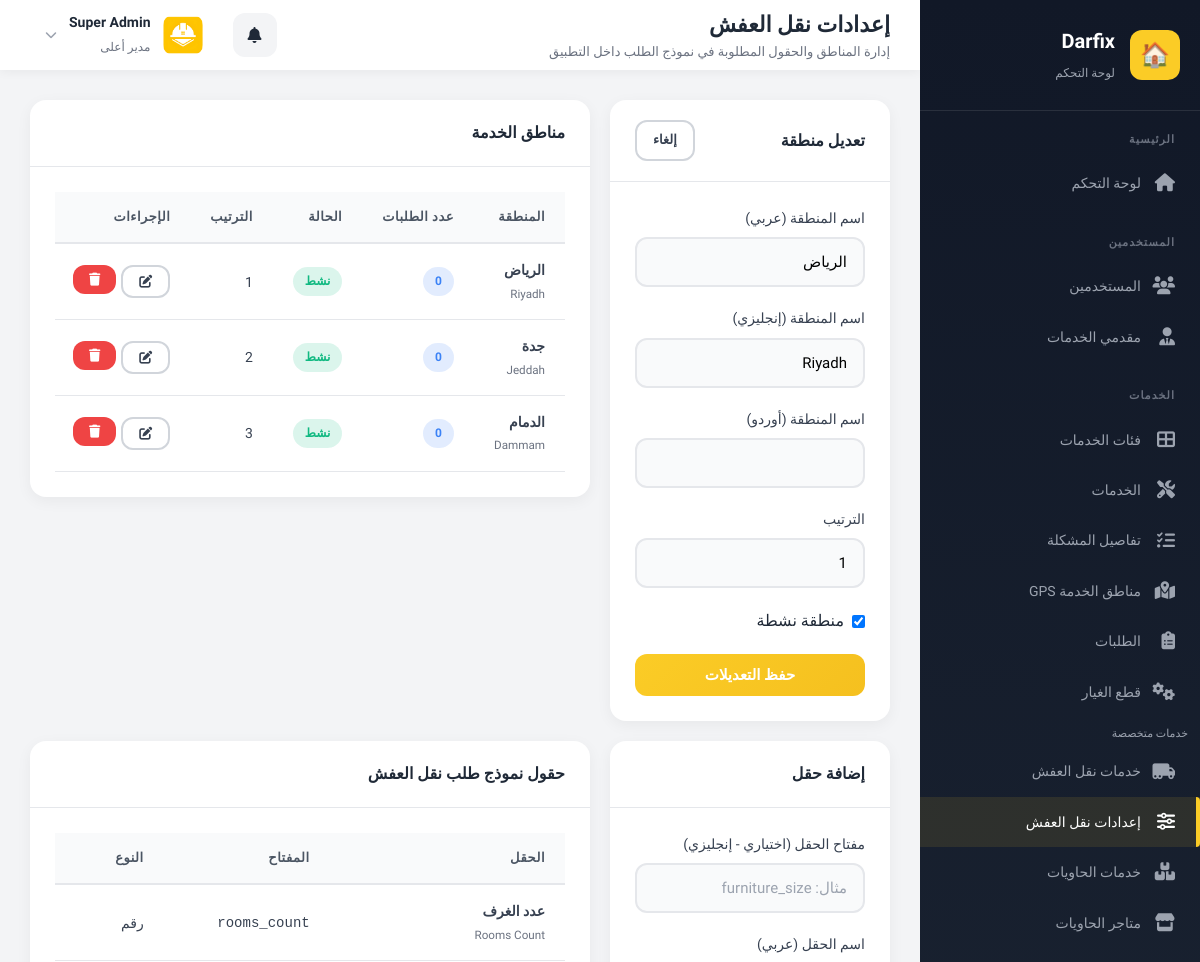
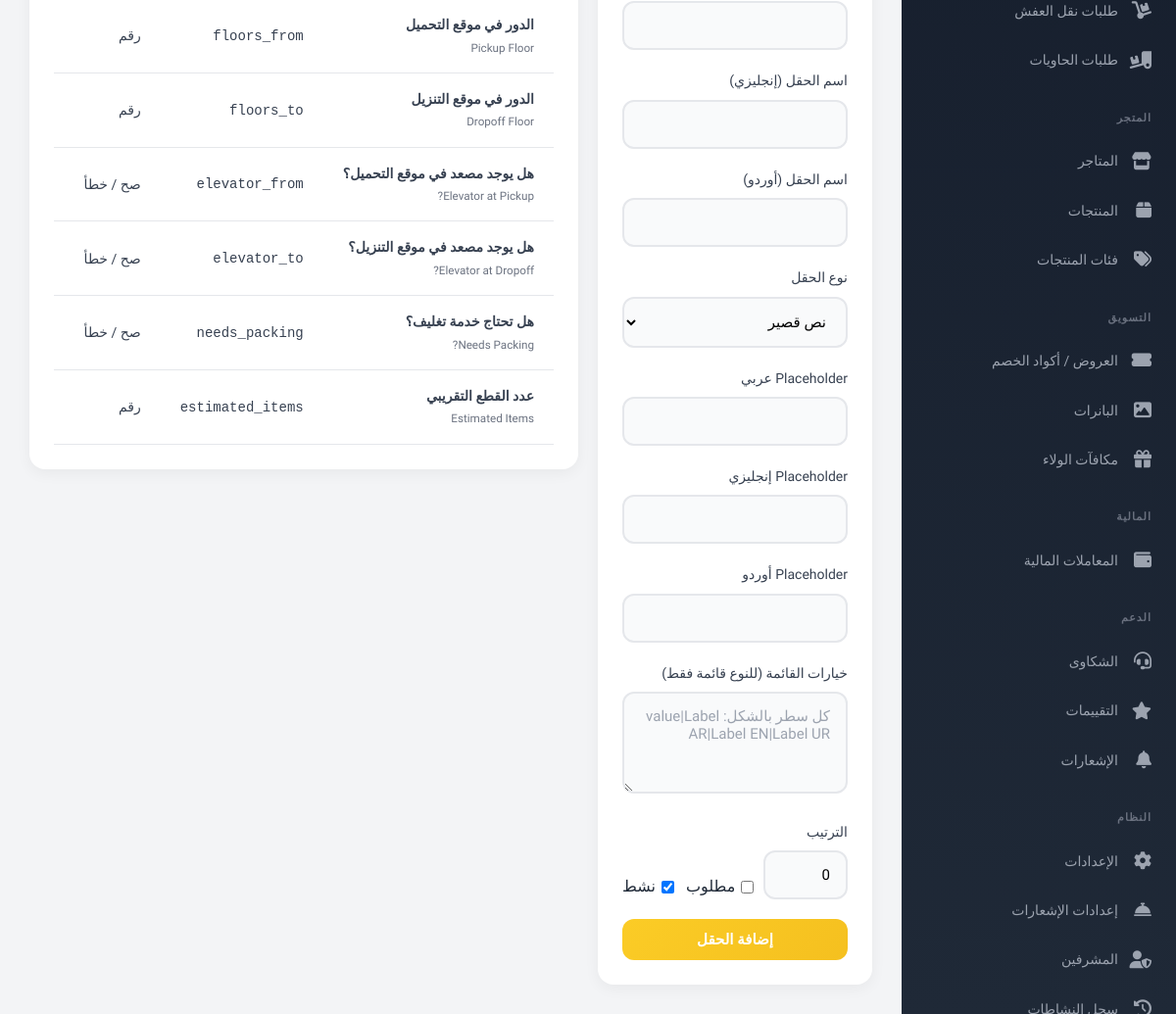
Page /pages/furniture-settings.php?action=edit_area&id=1 (signed in) on the committed database (2 pictures, top to bottom).
### tables this page shows
CREATE TABLE `furniture_areas` (
  `id` INT PRIMARY KEY AUTO_INCREMENT,
  `name_ar` VARCHAR(120) NOT NULL,
  `name_en` VARCHAR(120) DEFAULT NULL,
  `name_ur` VARCHAR(120) DEFAULT NULL,
  `is_active` TINYINT(1) NOT NULL DEFAULT 1,
  `sort_order` INT NOT NULL DEFAULT 0,
  `created_at` TIMESTAMP DEFAULT CURRENT_TIMESTAMP,
  `updated_at` TIMESTAMP DEFAULT CURRENT_TIMESTAMP ON UPDATE CURRENT_TIMESTAMP,
  INDEX `idx_furniture_areas_active_sort` (`is_active`, `sort_order`)
);

CREATE TABLE `furniture_request_fields` (
  `id` INT PRIMARY KEY AUTO_INCREMENT,
  `field_key` VARCHAR(80) NOT NULL,
  `label_ar` VARCHAR(150) NOT NULL,
  `label_en` VARCHAR(150) DEFAULT NULL,
  `label_ur` VARCHAR(150) DEFAULT NULL,
  `field_type` VARCHAR(30) NOT NULL DEFAULT 'text',
  `placeholder_ar` VARCHAR(255) DEFAULT NULL,
  `placeholder_en` VARCHAR(255) DEFAULT NULL,
  `placeholder_ur` VARCHAR(255) DEFAULT NULL,
  `options_json` LONGTEXT DEFAULT NULL,
  `is_required` TINYINT(1) NOT NULL DEFAULT 0,
  `is_active` TINYINT(1) NOT NULL DEFAULT 1,
  `sort_order` INT NOT NULL DEFAULT 0,
  `created_at` TIMESTAMP DEFAULT CURRENT_TIMESTAMP,
  `updated_at` TIMESTAMP DEFAULT CURRENT_TIMESTAMP ON UPDATE CURRENT_TIMESTAMP,
  UNIQUE KEY `uniq_furniture_request_field_key` (`field_key`),
  INDEX `idx_furniture_request_fields_active_sort` (`is_active`, `sort_order`)
);

### pages/furniture-settings.php (the view, shortened to what the rows shown need)
<?php
$pageTitle = 'إعدادات نقل العفش';
$action = get('action', 'list');
$id = (int) get('id');
function furnitureAllowedFieldTypes(): array
{
    return [
        'text' => 'نص قصير',
        'number' => 'رقم',
        'textarea' => 'نص طويل',
        'select' => 'قائمة اختيار',
        'checkbox' => 'صح / خطأ',
    ];
}
$fieldTypes = furnitureAllowedFieldTypes();
$areas = db()->fetchAll(
    "SELECT a.*, (SELECT COUNT(*) FROM furniture_requests r WHERE r.area_id = a.id) AS requests_count
     FROM furniture_areas a
     ORDER BY a.sort_order ASC, a.id DESC"
);
$fields = db()->fetchAll(
    "SELECT f.*,
            (SELECT COUNT(*) FROM furniture_requests r WHERE JSON_EXTRACT(r.details_json, CONCAT('$.', f.field_key)) IS NOT NULL) AS used_count
     FROM furniture_request_fields f
     ORDER BY f.sort_order ASC, f.id DESC"
);
$editArea = null;
if ($action === 'edit_area' && $id > 0) {
    $editArea = db()->fetch('SELECT * FROM furniture_areas WHERE id = ?', [$id]);
}
include '../includes/header.php';
?>
<div style="display: grid; grid-template-columns: 1fr 2fr; gap: 20px; align-items: start;">
    <div class="card animate-slideUp">
        <div class="card-body">
            <form method="POST">
                <div class="form-group">
                    <label class="form-label">اسم المنطقة (عربي)</label>
                    <input type="text" name="name_ar" class="form-control" required
                        value="<?php echo $editArea['name_ar'] ?? ''; ?>">
                </div>
                <div class="form-group">
                    <label class="form-label">اسم المنطقة (إنجليزي)</label>
                    <input type="text" name="name_en" class="form-control"
                        value="<?php echo $editArea['name_en'] ?? ''; ?>">
                </div>
                <div class="form-group">
                    <label class="form-label">الترتيب</label>
                    <input type="number" name="sort_order" class="form-control"
                        value="<?php echo (int) ($editArea['sort_order'] ?? 0); ?>">
                </div>
                <div class="form-group">
                    <label style="display: flex; align-items: center; gap: 8px; cursor: pointer;">
                        <input type="checkbox" name="is_active" <?php echo $editArea ? (!empty($editArea['is_active']) ? 'checked' : '') : 'checked'; ?>>
                        منطقة نشطة
                    </label>
                </div>
            </form>
        </div>
    </div>
    <div class="card animate-slideUp">
        <div class="card-body">
            <div class="table-responsive">
                <table class="table">
                    <thead>
                        <tr>
                            <th>المنطقة</th>
                            <th>عدد الطلبات</th>
                            <th>الحالة</th>
                            <th>الترتيب</th>
                            <th>الإجراءات</th>
                        </tr>
                    </thead>
                    <tbody>
                        <?php foreach ($areas as $area): ?>
                            <tr>
                                <td>
                                    <strong><?php echo $area['name_ar']; ?></strong><br>
                                    <small class="text-muted"><?php echo $area['name_en'] ?: '-'; ?></small>
                                </td>
                                <td><span class="badge badge-info"><?php echo (int) ($area['requests_count'] ?? 0); ?></span></td>
                                <td>
                                    <span class="badge <?php echo !empty($area['is_active']) ? 'badge-success' : 'badge-danger'; ?>">
                                        <?php echo !empty($area['is_active']) ? 'نشط' : 'غير نشط'; ?>
                                    </span>
                                </td>
                                <td><?php echo (int) ($area['sort_order'] ?? 0); ?></td>
                                <td>
                                    <div style="display: flex; gap: 5px;">
                                        <a href="?action=edit_area&id=<?php echo $area['id']; ?>" class="btn btn-sm btn-outline"><i class="fas fa-edit"></i></a>
                                        <form method="POST" style="display:inline;" onsubmit="return confirm('هل أنت متأكد؟');">
                                            <button type="submit" class="btn btn-sm btn-danger"><i class="fas fa-trash"></i></button>
                                        </form>
                                    </div>
                                </td>
                            </tr>
                        <?php endforeach; ?>
                    </tbody>
                </table>
            </div>
        </div>
    </div>
</div>
<div style="display: grid; grid-template-columns: 1fr 2fr; gap: 20px; align-items: start;">
    <div class="card animate-slideUp">
        <div class="card-body">
            <div class="table-responsive">
                <table class="table">
                    <thead>
                        <tr>
                            <th>الحقل</th>
                            <th>المفتاح</th>
                            <th>النوع</th>
                            <th>مطلوب</th>
                        </tr>
                    </thead>
                    <tbody>
                        <?php foreach ($fields as $field): ?>
                            <tr>
                                <td>
                                    <strong><?php echo $field['label_ar']; ?></strong><br>
                                    <small class="text-muted"><?php echo $field['label_en'] ?: '-'; ?></small>
                                </td>
                                <td><code><?php echo $field['field_key']; ?></code></td>
                                <td><?php echo $fieldTypes[$field['field_type']] ?? $field['field_type']; ?></td>
                                <td>
                                </td>
                            </tr>
                        <?php endforeach; ?>
                    </tbody>
                </table>
            </div>
        </div>
    </div>
</div>
<?php include '../includes/footer.php'; ?>

### includes/header.php (shortened to what the rows shown need)
<?php
$admin = getCurrentAdmin();
$currentPage = basename($_SERVER['PHP_SELF'], '.php');
$isInPagesDir = strpos($_SERVER['PHP_SELF'], '/pages/') !== false;
$assetsPrefix = $isInPagesDir ? '../' : '';
$styleVersion = @filemtime(__DIR__ . '/../assets/css/style.css') ?: time();
$pages = $isInPagesDir ? '' : 'pages/';
?>
<!DOCTYPE html>
<html lang="ar" dir="rtl">
<head>
    <link rel="stylesheet" href="<?php echo $assetsPrefix; ?>assets/css/style.css?v=<?php echo $styleVersion; ?>">
    <link rel="stylesheet" href="https://cdnjs.cloudflare.com/ajax/libs/font-awesome/6.5.1/css/all.min.css">
</head>
<body>
    <div class="admin-layout">
        <aside class="sidebar" id="sidebar">
            <div class="sidebar-header">
                <div class="sidebar-brand">
                    <h2>Darfix</h2>
                </div>
            </div>
                <?php if (hasPermission('settings') || $admin['role'] === 'super_admin'): ?>
                        <?php if (hasPermission('settings') || $admin['role'] === 'super_admin'): ?>
                            <a href="<?php echo $pages; ?>settings.php"
                                class="nav-item <?php echo $currentPage === 'settings' ? 'active' : ''; ?>">
                                <i class="fas fa-cog"></i>
                                <span>الإعدادات</span>
                            </a>
                            <a href="<?php echo $pages; ?>notification-settings.php"
                                class="nav-item <?php echo $currentPage === 'notification-settings' ? 'active' : ''; ?>">
                                <i class="fas fa-bell-concierge"></i>
                                <span>إعدادات الإشعارات</span>
                            </a>
                        <?php endif; ?>
                <?php endif; ?>
        </aside>
        <main class="main-content">
            <header class="main-header">
                <div class="header-right">
                    <div class="header-title">
                        <h1><?php echo $pageTitle ?? 'لوحة التحكم'; ?></h1>
                    </div>
                </div>
                <div class="header-left">
                    <div style="position: relative; display: inline-block;" id="profile-dropdown-container">
                        <div class="header-profile"
                            onclick="document.getElementById('dropdown-menu').classList.toggle('show');"
                            style="cursor: pointer;">
                            <img src="<?php echo imageUrl($admin['avatar'] ?? null, 'https://ui-avatars.com/api/?name=' . urlencode($admin['full_name'])); ?>"
                                alt="Profile">
                            <div class="header-profile-info">
                                <h4><?php echo $admin['full_name']; ?></h4>
                                <span><?php echo $admin['role'] === 'super_admin' ? 'مدير أعلى' : ($admin['role'] === 'admin' ? 'مدير' : 'مشرف'); ?></span>
                            </div>
                            <i class="fas fa-chevron-down" style="color: #9ca3af; font-size: 12px;"></i>
                        </div>
                    </div>
                </div>
            </header>
            <div class="page-content">

### rows in the picture
furniture_areas: name_ar "الرياض", name_en "Riyadh", sort_order "1", is_active "☑", requests_count "0", shows "نشط"
furniture_areas: name_ar "جدة", name_en "Jeddah", requests_count "0", is_active "نشط", sort_order "2"
furniture_areas: name_ar "الدمام", name_en "Dammam", requests_count "0", is_active "نشط", sort_order "3"
furniture_request_fields: label_ar "عدد الغرف", label_en "Rooms Count", field_key "rooms_count", field_type "رقم"
furniture_request_fields: label_ar "الدور في موقع التحميل", label_en "Pickup Floor", field_key "floors_from", field_type "رقم"
furniture_request_fields: label_ar "الدور في موقع التنزيل", label_en "Dropoff Floor", field_key "floors_to", field_type "رقم"
furniture_request_fields: label_ar "هل يوجد مصعد في موقع التحميل؟", label_en "Elevator at Pickup?", field_key "elevator_from", field_type "صح / خطأ"
furniture_request_fields: label_ar "هل يوجد مصعد في موقع التنزيل؟", label_en "Elevator at Dropoff?", field_key "elevator_to", field_type "صح / خطأ"
furniture_request_fields: label_ar "هل تحتاج خدمة تغليف؟", label_en "Needs Packing?", field_key "needs_packing", field_type "صح / خطأ"
furniture_request_fields: label_ar "عدد القطع التقريبي", label_en "Estimated Items", field_key "estimated_items", field_type "رقم"

### other values in the picture
$pageTitle "إعدادات نقل العفش"
$pageSubtitle "إدارة المناطق والحقول المطلوبة في نموذج الطلب داخل التطبيق"
$admin['full_name'] "Super Admin"
form field field_type "نص قصير"
